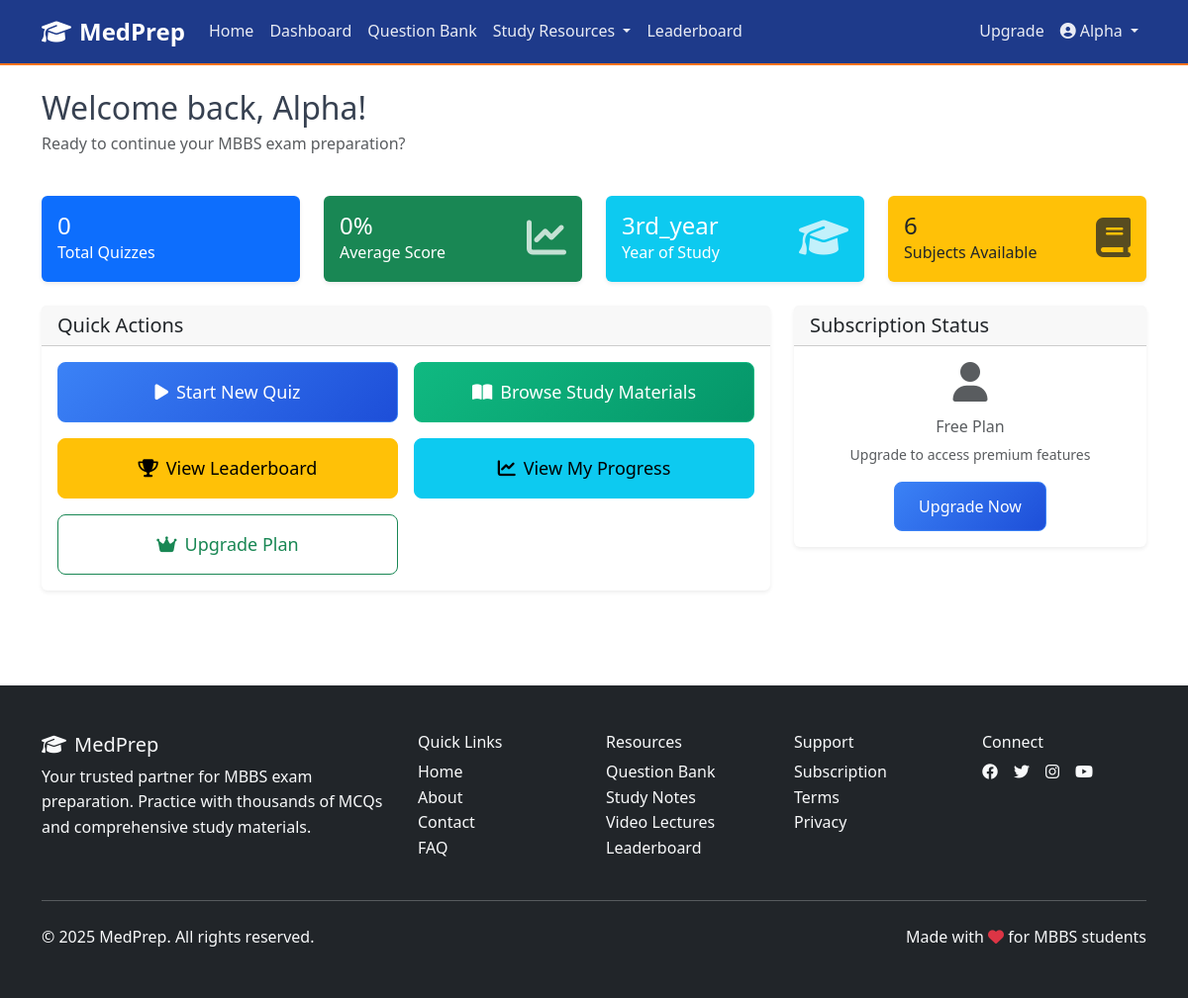
Page /dashboard/ (signed in) on the earlier database version.
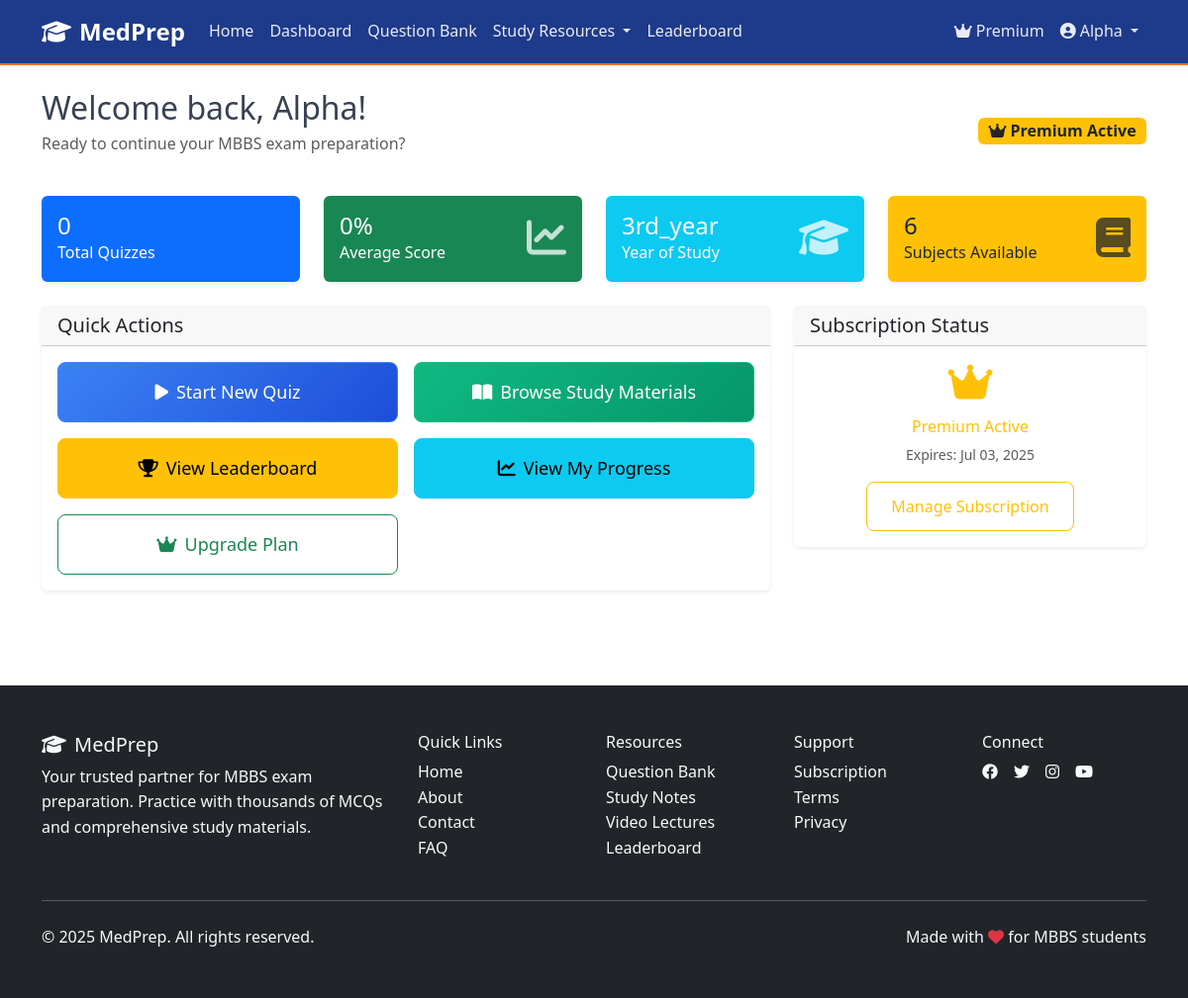
Same page on the later database version.
### core/models/user_models.py (models this page shows, shortened)
class UserProfile(models.Model):
    YEAR_CHOICES = [
        ('1st_year', '1st Year MBBS'),
        ('2nd_year', '2nd Year MBBS'),
        ('3rd_year', '3rd Year MBBS'),
        ('4th_year', '4th Year MBBS'),
        ('final_year', '5th Year MBBS (Final)'),
        ('graduate', 'Graduate'),
    ]
    PROVINCE_CHOICES = [
        ('Punjab', 'Punjab'),
        ('Sindh', 'Sindh'),
        ('Khyber Pakhtunkhwa', 'Khyber Pakhtunkhwa'),
        ('Balochistan', 'Balochistan'),
        ('Azad Jammu & Kashmir', 'Azad Jammu & Kashmir'),
    ]
    COLLEGE_TYPE_CHOICES = [
        ('Public', 'Public'),
        ('Private', 'Private'),
    ]
    user = models.OneToOneField(User, on_delete=models.CASCADE)
    year_of_study = models.CharField(max_length=20, choices=YEAR_CHOICES, blank=True)
    province = models.CharField(max_length=100, choices=PROVINCE_CHOICES, blank=True)
    college_type = models.CharField(max_length=20, choices=COLLEGE_TYPE_CHOICES, blank=True)
    college_name = models.CharField(max_length=200, blank=True)
    phone_number = models.CharField(max_length=15, blank=True)
    profile_picture = models.ImageField(upload_to='uploads/profiles/', blank=True, null=True)
    is_premium = models.BooleanField(default=False)
    premium_expires_at = models.DateTimeField(null=True, blank=True)
    total_quiz_score = models.IntegerField(default=0)
    total_quizzes_taken = models.IntegerField(default=0)
    created_at = models.DateTimeField(auto_now_add=True)
    updated_at = models.DateTimeField(auto_now=True)
    tags = models.ManyToManyField('Tag', blank=True, help_text="Tags/groups assigned to this user")
    class Meta:
        verbose_name = 'User Profile'
        verbose_name_plural = 'User Profiles'
        ordering = ['-created_at']
    @property
    def is_premium_active(self):
        if not self.is_premium or not self.premium_expires_at:
            return False
        from django.utils import timezone
        return timezone.now() < self.premium_expires_at

### core/views/main_views.py (the view, shortened to what this page needs)
# urls.py: path('dashboard/', views.DashboardView.as_view(), name='dashboard'),
class DashboardView(LoginRequiredMixin, TemplateView):
    template_name = 'core/dashboard.html'
    def get_context_data(self, **kwargs):
        context = super().get_context_data(**kwargs)
        user = self.request.user
        quiz_sessions = QuizSession.objects.filter(user=user, status='completed')
        recent_quizzes = quiz_sessions.order_by('-completed_at')[:5]
        total_quizzes = quiz_sessions.count()
        avg_score = quiz_sessions.aggregate(Avg('score'))['score__avg'] or 0
        subjects_progress = []
        for subject in Subject.objects.filter(is_active=True):
            subject_quizzes = quiz_sessions.filter(topic__subject=subject)
        context.update({
            'recent_quizzes': recent_quizzes,
            'total_quizzes': total_quizzes,
            'avg_score': round(avg_score, 2),
            'subjects_progress': subjects_progress,
            'available_subjects': Subject.objects.filter(is_active=True),
        })
        return context

### core/context_processors.py (called while the page is built)
def site_context(request):
    context = {
        'site_name': 'MedPrep',
        'site_description': 'MBBS Exam Preparation Platform',
        'current_year': 2025,
    }
    if request.user.is_authenticated:
        try:
            context['user_profile'] = request.user.userprofile
        except:
            context['user_profile'] = None
    return context

### templates/core/dashboard.html (shortened to what the changed rows need)
{% extends 'base.html' %}
{% load static %}
{% block content %}
<div class="container py-4">
    <div class="row">
        <div class="col-12">
            <div class="d-flex justify-content-between align-items-center mb-4">
                <div>
                    <h1 class="h2 mb-1">Welcome back, {{ user.first_name|default:user.username }}!</h1>
                    <p class="text-muted">Ready to continue your MBBS exam preparation?</p>
                </div>
                {% if user_profile.is_premium_active %}
                <span class="badge bg-warning text-dark fs-6">
                    <i class="fas fa-crown me-1"></i>Premium Active
                </span>
                {% endif %}
            </div>
        </div>
    </div>
    <div class="row g-4 mb-4">
        <div class="col-md-3">
            <div class="card bg-info text-white">
                <div class="card-body">
                    <div class="d-flex justify-content-between">
                        <div>
                            <h4 class="mb-0">{{ user_profile.year_of_study }}</h4>
                            <p class="mb-0">Year of Study</p>
                        </div>
                    </div>
                </div>
            </div>
        </div>
    </div>
    <div class="row g-4 mb-4">
        <div class="col-md-4">
            <div class="card">
                <div class="card-body text-center">
                    {% if user_profile.is_premium_active %}
                        <i class="fas fa-crown text-warning fs-1 mb-3"></i>
                        <h6 class="text-warning">Premium Active</h6>
                        <p class="text-muted small mb-3">
                            Expires: {{ user_profile.premium_expires_at|date:"M d, Y" }}
                        </p>
                        <a href="{% url 'core:payment_status' %}" class="btn btn-outline-warning">
                            Manage Subscription
                        </a>
                    {% else %}
                        <i class="fas fa-user text-muted fs-1 mb-3"></i>
                        <h6 class="text-muted">Free Plan</h6>
                        <p class="text-muted small mb-3">
                            Upgrade to access premium features
                        </p>
                        <a href="{% url 'core:subscription' %}" class="btn btn-primary">
                            Upgrade Now
                        </a>
                    {% endif %}
                </div>
            </div>
        </div>
    </div>
</div>
{% endblock %}

### templates/base.html (shortened to what the changed rows need)
<!DOCTYPE html>
<html lang="en">
<head>
    <link href="https://cdn.jsdelivr.net/npm/bootstrap@5.3.0/dist/css/bootstrap.min.css" rel="stylesheet">
    <link href="https://cdnjs.cloudflare.com/ajax/libs/font-awesome/6.4.0/css/all.min.css" rel="stylesheet">
    <link href="{% load static %}{% static 'core/css/main.css' %}?v=2025-final-navigation" rel="stylesheet">
</head>
<body class="{% block body_class %}{% endblock %}">
    <nav class="navbar navbar-expand-lg navbar-dark bg-primary sticky-top">
        <div class="container">
            <div class="collapse navbar-collapse" id="navbarNav">
                <ul class="navbar-nav">
                    {% if user.is_authenticated %}
                        {% if user_profile and user_profile.is_premium_active %}
                        <li class="nav-item">
                            <span class="nav-link text-warning">
                                <i class="fas fa-crown me-1"></i>Premium
                            </span>
                        </li>
                        {% else %}
                        <li class="nav-item">
                            <a class="nav-link text-success" href="{% url 'core:subscription' %}">
                                Upgrade
                            </a>
                        </li>
                        {% endif %}
                    {% endif %}
                </ul>
            </div>
        </div>
    </nav>
    <main>
        {% block content %}{% endblock %}
    </main>
</body>
</html>

Differences in the rows shown:
changed UserProfile "3rd_year": is_premium False → True (drawn); premium_expires_at (not shown) → "Jul 03, 2025"
Other differences:
text no longer shown: "Upgrade Free Plan Upgrade to access premium features Upgrade Now"
text now shown: "Premium Premium Active Premium Active Expires: Manage Subscription"
